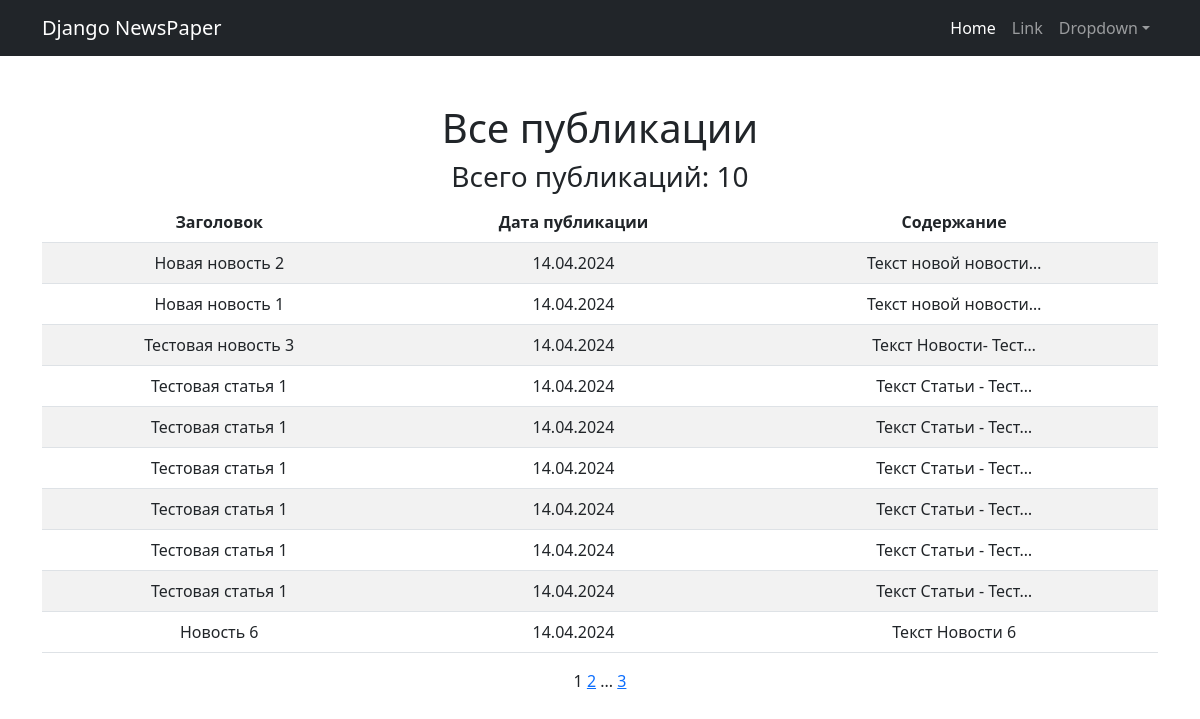
Before: /news/ with the older database file.
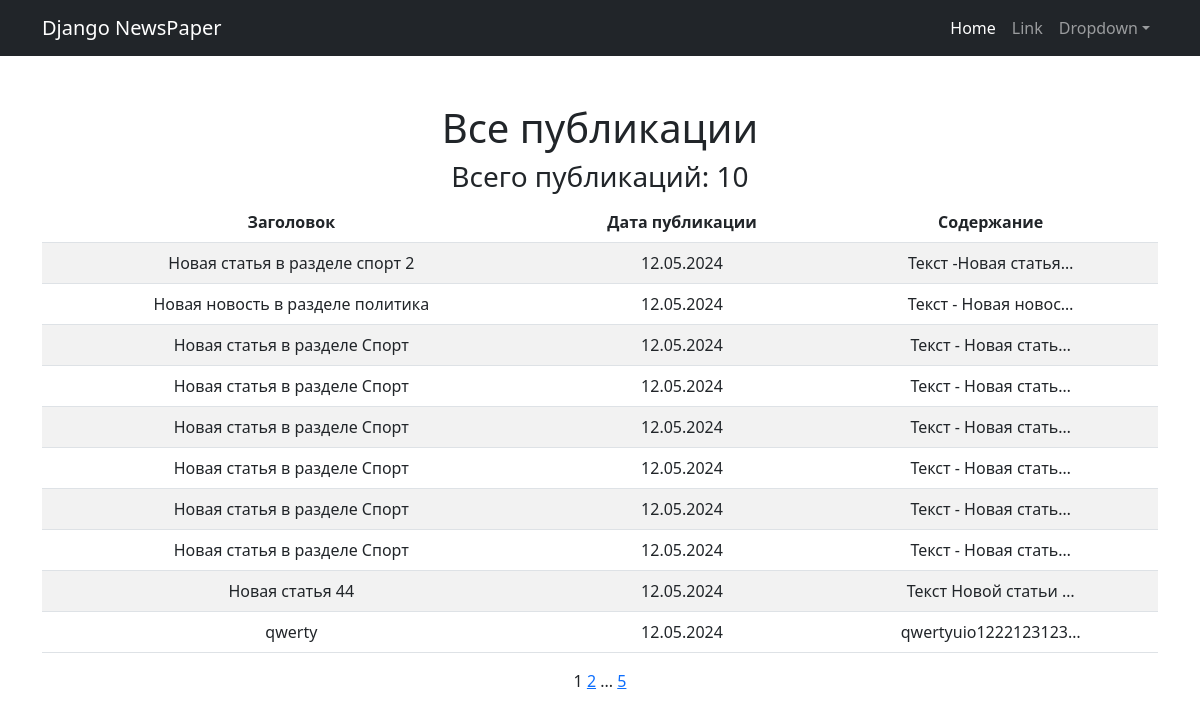
After: the same page with the newer database file.
### news/models.py (models this page shows, shortened)
class Post (models.Model):
    author = models.ForeignKey(Author, on_delete=models.CASCADE, verbose_name='Автор')
    category_type = models.CharField(max_length=2, choices=post_type, default=article, verbose_name='Тип')
    creation_date = models.DateTimeField(auto_now_add=True, verbose_name='Дата создания')
    post_category = models.ManyToManyField('Category', through='PostCategory')
    title = models.CharField(max_length=128, verbose_name='Заголовок')
    text = models.TextField(verbose_name='Текст')
    rating = models.IntegerField(default=0, verbose_name='Рейтинг')

### news/views.py (the view)
# urls.py: path('news/', PostList.as_view(), name='news'),
class PostList(ListView):
    model = Post
    template_name = "post_list.html"
    ordering = '-creation_date'
    context_object_name = 'posts'
    paginate_by = 10

### news/templatetags/custom_filters.py (called while the page is built)
@register.filter()
def censor(value):
    for word in censored_word:
        if word.lower() in value.lower():
            value = value.replace(word[1:], '*' * len(word))
    return value

### templates/post_list.html (shortened to what this page needs)
{% extends 'flatpages/default.html' %}
{% load custom_filters %}
{% block content %}
    {% if posts %}
        <h1>Все публикации</h1>
        <h3>Всего публикаций: {{ posts|length}}</h3>
        <table class="table table-striped table-hover">
            <thead>
                <th scope="col">Заголовок</th>
                <th scope="col">Дата публикации</th>
                <th scope="col">Содержание</th>
            </thead>
            {% for post in posts %}
                <tr>
                    <td>{{ post.title|censor}}</td>
                    <td>{{ post.creation_date|date:'d.m.Y' }}</td>
                    <td>{{ post.text|truncatechars:20|censor}}</td>
                </tr>
            {% endfor %}
        </table>
    {% else %}
        <h2>Публикации отсутствуют</h2>
    {% endif %}
   {{ page_obj.number }}
   {% if page_obj.has_next %}
       <a href="?page={{ page_obj.next_page_number }}">{{ page_obj.next_page_number }}</a>
       {% if paginator.num_pages != page_obj.next_page_number %}
           ...
           <a href="?page={{ page_obj.paginator.num_pages }}">{{ page_obj.paginator.num_pages }}</a>
       {% endif %}
   {% endif %}
{% endblock content %}

Changed rows visible on the page:
no longer on this page (row unchanged): Post: title|censor "Новая новость 2", creation_date "14.04.2024", text|censor "Текст новой новости…"
no longer on this page (row unchanged): Post: title|censor "Новая новость 1", creation_date "14.04.2024", text|censor "Текст новой новости…"
no longer on this page (row unchanged): Post: title|censor "Тестовая новость 3", creation_date "14.04.2024", text|censor "Текст Новости- Тест…"
no longer on this page (row unchanged): Post: title|censor "Тестовая статья 1", creation_date "14.04.2024", text|censor "Текст Статьи - Тест…"
no longer on this page (row unchanged): Post: title|censor "Тестовая статья 1", creation_date "14.04.2024", text|censor "Текст Статьи - Тест…"
no longer on this page (row unchanged): Post: title|censor "Тестовая статья 1", creation_date "14.04.2024", text|censor "Текст Статьи - Тест…"
no longer on this page (row unchanged): Post: title|censor "Тестовая статья 1", creation_date "14.04.2024", text|censor "Текст Статьи - Тест…"
no longer on this page (row unchanged): Post: title|censor "Тестовая статья 1", creation_date "14.04.2024", text|censor "Текст Статьи - Тест…"
no longer on this page (row unchanged): Post: title|censor "Тестовая статья 1", creation_date "14.04.2024", text|censor "Текст Статьи - Тест…"
no longer on this page (row unchanged): Post: title|censor "Новость 6", creation_date "14.04.2024", text|censor "Текст Новости 6"
added Post: title|censor "Новая статья в разделе спорт 2", creation_date "12.05.2024", text|censor "Текст -Новая статья…"
added Post: title|censor "Новая новость в разделе политика", creation_date "12.05.2024", text|censor "Текст - Новая новос…"
added Post: title|censor "Новая статья в разделе Спорт", creation_date "12.05.2024", text|censor "Текст - Новая стать…"
added Post: title|censor "Новая статья в разделе Спорт", creation_date "12.05.2024", text|censor "Текст - Новая стать…"
added Post: title|censor "Новая статья в разделе Спорт", creation_date "12.05.2024", text|censor "Текст - Новая стать…"
added Post: title|censor "Новая статья в разделе Спорт", creation_date "12.05.2024", text|censor "Текст - Новая стать…"
added Post: title|censor "Новая статья в разделе Спорт", creation_date "12.05.2024", text|censor "Текст - Новая стать…"
added Post: title|censor "Новая статья в разделе Спорт", creation_date "12.05.2024", text|censor "Текст - Новая стать…"
added Post: title|censor "Новая статья 44", creation_date "12.05.2024", text|censor "Текст Новой статьи …"
added Post: title|censor "qwerty", creation_date "12.05.2024", text|censor "qwertyuio1222123123…"
Other visible differences:
{{ page_obj.paginator.num_pages }}: "3" → "5"
